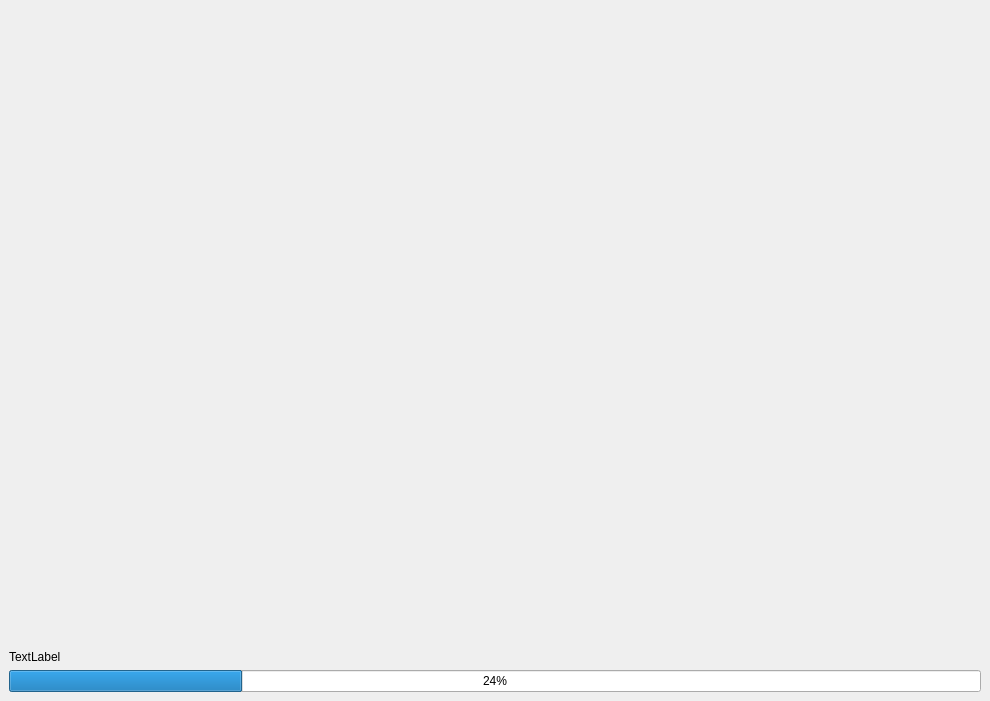
<?xml version="1.0" encoding="UTF-8"?>
<ui version="4.0">
 <class>CactusInstallAnimationWindow</class>
 <widget class="QDialog" name="CactusInstallAnimationWindow">
  <property name="geometry">
   <rect>
    <x>0</x>
    <y>0</y>
    <width>990</width>
    <height>701</height>
   </rect>
  </property>
  <property name="windowTitle">
   <string>Dialog</string>
  </property>
  <layout class="QVBoxLayout" name="verticalLayout">
   <property name="spacing">
    <number>0</number>
   </property>
   <property name="leftMargin">
    <number>0</number>
   </property>
   <property name="topMargin">
    <number>0</number>
   </property>
   <property name="rightMargin">
    <number>0</number>
   </property>
   <property name="bottomMargin">
    <number>0</number>
   </property>
   <item>
    <spacer name="verticalSpacer">
     <property name="orientation">
      <enum>Qt::Vertical</enum>
     </property>
     <property name="sizeHint" stdset="0">
      <size>
       <width>20</width>
       <height>628</height>
      </size>
     </property>
    </spacer>
   </item>
   <item>
    <widget class="QWidget" name="progressWidget" native="true">
     <property name="autoFillBackground">
      <bool>true</bool>
     </property>
     <layout class="QVBoxLayout" name="verticalLayout_2">
      <item>
       <widget class="QLabel" name="installDescription">
        <property name="text">
         <string notr="true">TextLabel</string>
        </property>
       </widget>
      </item>
      <item>
       <widget class="QProgressBar" name="progressBar">
        <property name="value">
         <number>24</number>
        </property>
       </widget>
      </item>
     </layout>
    </widget>
   </item>
  </layout>
 </widget>
 <resources/>
 <connections/>
</ui>
